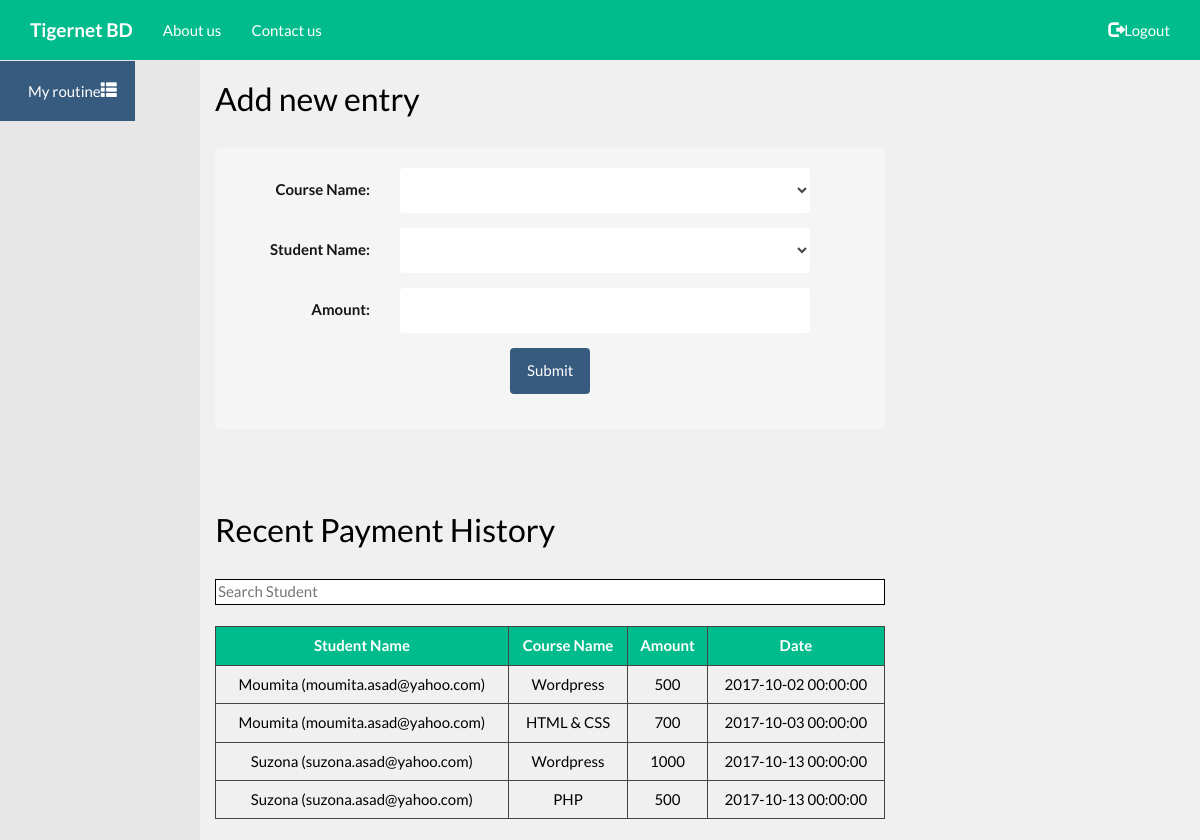
/courseFee.php (signed in), run on the app's committed database.
### tables this page shows
create TABLE users
(
	email varchar(100) not null,
	name varchar(100) not null,
	password varchar(50) not null,
	role varchar(20) not null,
	CONSTRAINT userPK PRIMARY KEY(email)
);

create TABLE student
(
	roll varchar(50) not null,
	email varchar(100) not null,
	courseName varchar(50) not null,
	currentStatus varchar(10) not null default 'inactive',
	CONSTRAINT studentPK PRIMARY KEY(roll),
	CONSTRAINT studentFK foreign key(email) references users(email),
	CONSTRAINT studentFK2 foreign key(courseName) references course(name)
);

create TABLE coursePayment
(
	id bigint not null AUTO_INCREMENT,
	roll varchar(50) not null,
	paymentAmount FLOAT not null,
	paymentDate DATETIME not null,
	CONSTRAINT coursePaymentPK PRIMARY KEY(id),
	CONSTRAINT coursePaymentFK foreign key(roll) references student(roll)
);

### courseFee.php (called while the page is built, shortened)
<?php
	include 'includes/master.php';
?>

### modules/courseFee.php (the view, shortened to what this page needs)
<h2>Add new entry</h2>
<br>
<form class="form-horizontal well" action="courseFee.php" method="post">
	<div class="form-group">
		<label class="control-label col-sm-3">Course Name:</label>
		<div class='col-sm-8'>
			<select class='form-control' name="courseName" required>
				<option></option>
				<?php
				include 'includes/db-config.php';
				$query="select name from course";
				$sqlResult=mysqli_query($sqlConnect,$query);
				while($sqlRow=mysqli_fetch_array($sqlResult,MYSQLI_ASSOC))
				{
					echo "<option value=\"".$sqlRow['name']."\"".">".$sqlRow['name']."</option>";
				}
				?>
			</select>
		</div>
	</div>
	<div class="form-group">
		<label class="control-label col-sm-3" >Student Name:</label>
		<div class='col-sm-8'>
			<select class='form-control' name="student" required>
				<option></option>
				<?php
				include 'includes/db-config.php';
				$query="select distinct student.email,name from users,student where student.email=users.email and role='student' and currentStatus='active'";
				$sqlResult=mysqli_query($sqlConnect,$query);
				while($sqlRow=mysqli_fetch_array($sqlResult,MYSQLI_ASSOC))
				{
					echo "<option value=\"".$sqlRow['email']."\"".">".$sqlRow['name']." (".$sqlRow['email'].")</option>";
				}
				?>
			</select>
		</div>
	</div>
	<div class="form-group">
		<label class="control-label col-sm-3" >Amount:</label>
		<div class='col-sm-8'>
			<input id="amount" name="amount" type="number" class="form-control" required>
		</div>
	</div>
	<div class="form-group">
		<div class="col-sm-offset-5 col-sm-6">
			<button type="submit" class="btn btn-primary" name="submit" value="add">Submit</button>
		</div>
	</div>
</form>
<h2>Recent Payment History</h2>
<input type="text" id="studentName" onkeyup="searchStudent()" placeholder="Search Student" title="Search">
<table id= 'paymentHistoryTable' class='table table-bordered text-center'>
	<thead>
		<th class="text-center success">Student Name</th>
		<th class="text-center success">Course Name</th>
		<th class="text-center success">Amount</th>
		<th class="text-center success">Date</th>
	</thead>
	<?php
	include 'includes/db-config.php';
	$query="select name, student.email, courseName,paymentAmount,paymentDate from users,student,coursePayment where student.roll=coursePayment.roll and student.email=users.email and ((SELECT TIMESTAMPDIFF(MONTH, paymentDate, now()))<=1)";
	$sqlResult=mysqli_query($sqlConnect,$query);
	while($sqlRow=mysqli_fetch_array($sqlResult,MYSQLI_ASSOC))
	{
		echo "<tr><td>".$sqlRow['name']." (".$sqlRow['email'].")</td>";
		echo "<td>".$sqlRow['courseName']."</td>";
		echo "<td>".$sqlRow['paymentAmount']."</td>";
		echo "<td>".$sqlRow['paymentDate']."</td></tr>";
	}
	?>
</table>

### includes/master.php (shortened to what this page needs)
<!DOCTYPE html>
<html>
<head>
	<?php
		include 'includes/header.php';
	?>
</head>
<body>
	<?php include 'includes/topmenu.php'; ?>
	<div id="main" class="container-fluid">
		<div class="row" id="content">
			<div class="col-md-2" id="leftPanel">
				<?php include 'includes/sideBar.php';   ?>
			</div>
			<div class="col-md-7" id="writing">
				<?php include "$page";                  ?>
			</div>
			<div class="col-md-3" id="rightPanel">
			</div>
		</div>
	</div>
</body>
</html>

### includes/header.php (shortened to what this page needs)
<link rel="stylesheet" href="https://maxcdn.bootstrapcdn.com/bootstrap/3.3.7/css/bootstrap.min.css">
<link rel="stylesheet" href="/tgnet/css/bootstrap.min.css">
<link rel="stylesheet" href="/tgnet/css/style.css">
<link rel="stylesheet" href="https://cdnjs.cloudflare.com/ajax/libs/font-awesome/4.7.0/css/font-awesome.min.css">

### includes/topmenu.php (shortened to what this page needs)
<nav class="navbar navbar-inverse">
	<div class="container-fluid">
		<div class="navbar-header">
			<a class="navbar-brand" href="/tgnet/"><b>Tigernet BD</b></a>
		</div>
		<div class="collapse navbar-collapse" id="myNavbar">
			<ul class="nav navbar-nav">
				<li><a href="about.php">About us</a></li>
				<li><a href="contact.php">Contact us</a></li>
			</ul>
			<ul class="nav navbar-nav navbar-right">
				<?php
					if(isset($_SESSION['email'])){ ?>
						<li><a href="/tgnet/auth/logoutAction.php"><span class="glyphicon glyphicon-log-out"></span>Logout</a></li>
					<?php } else { ?>
						<li><a href="register.php"><span class="glyphicon glyphicon-user"></span>Register</a></li>
						<li><a href="login.php"><span class="glyphicon glyphicon-log-in"></span> Login</a></li>
				<?php } ?>
			</ul>
		</div>
	</div>
</nav>

### includes/sideBar.php (shortened to what this page needs)
<nav class="navbar navbar-default sidebar" role="navigation">
    <div class="container-fluid">
        <div class="collapse navbar-collapse" id="bs-sidebar-navbar-collapse-1">
            <ul class="nav navbar-nav">
                <?php
                    if(isset($_SESSION['role'])){
                        $role = $_SESSION['role'];
                        if($role != null){
                            echo '<li><a href="/tgnet/routine.php">My routine <span class="pull-right glyphicon glyphicon-th-list"></span> </a></li>';
                        }
                    }
                ?>
            </ul>
        </div>
    </div>
</nav>

### css/style.css (style rules this page uses)
body,html { font-family: Lato, sans-serif; height: 100%; font-size: 15px; background-color: #F1F0F0; }
.navbar { border-radius: 0; margin-bottom: 0; }
#leftPanel { padding: 0; margin-bottom: -5000px; padding-bottom: 5000px; }
#main { overflow: hidden; min-height: calc(100vh - 50px); }
#writing { color: black; }
.well { background: #f5f5f5; color: #161616; }
nav.sidebar.navbar.sidebar>.container .navbar-brand, .navbar>.container-fluid .navbar-brand { margin-left: 0px; }
nav.sidebar a { padding-right: 18px; padding-left: 28px; }
nav.sidebar .navbar-nav > li:first-child { border-top: 1px #e5e5e5 solid; }
nav.sidebar .navbar-nav > li { border-bottom: 1px #e5e5e5 solid; }
nav.sidebar .navbar-collapse, nav.sidebar .container-fluid { padding: 0 0px 0 0px; }
nav.sidebar { height: 100%; margin-left: -160px; float: left; margin-bottom: 0px; }
nav.sidebar li { width: 100%; }
nav.sidebar { margin-left: 0px; float: left; }
.nav span { font-size: 16px; }
[title~=Search] { width:100%; border: 1px solid black; }

### includes/sideBar.php (style rules this page uses)
#leftPanel { background-color: #e7e7e7; }

### data on the page
users: name "Moumita", student.email "moumita.asad@yahoo.com", student.courseName "Wordpress", coursepayment.paymentAmount "500", coursepayment.paymentDate "2017-10-02 00:00:00", student.courseName "HTML & CSS", coursepayment.paymentAmount "700", coursepayment.paymentDate "2017-10-03 00:00:00"
users: name "Suzona", student.email "suzona.asad@yahoo.com", student.courseName "Wordpress", coursepayment.paymentAmount "1000", coursepayment.paymentDate "2017-10-13 00:00:00", student.courseName "PHP", coursepayment.paymentAmount "500"
